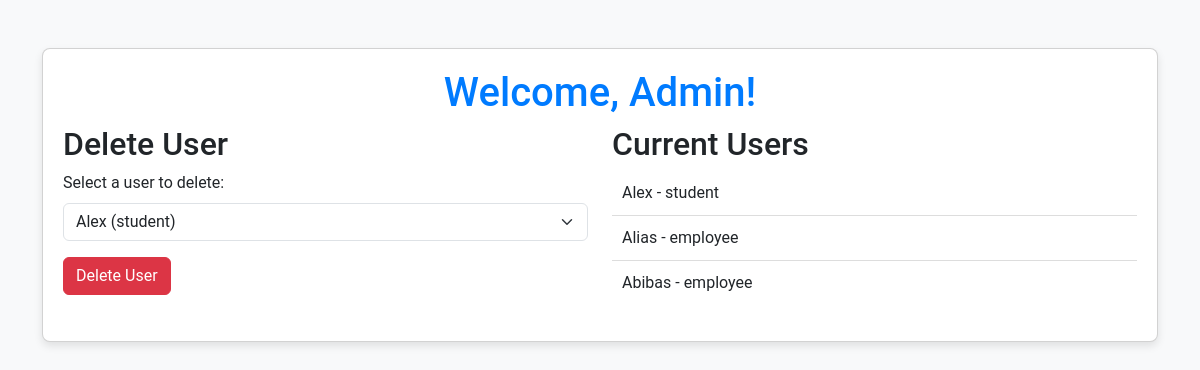
Screenshot of /admin_dashboard (signed in) with the database file from the repository.
### app.py (models this page shows)
class User(db.Model, UserMixin):
    id = db.Column(db.Integer, primary_key=True)
    username = db.Column(db.String(20), nullable=False, unique=True)
    password = db.Column(db.String(80), nullable=False)
    role = db.Column(db.String(20), nullable=False)
    student = db.relationship('Student', back_populates='user', uselist=False)
    employee = db.relationship('Employee', back_populates='user', uselist=False)

### app.py (the view, shortened to what this page needs)
@app.route('/admin_dashboard', methods=['GET', 'POST'])
@login_required
def admin_dashboard():
    if current_user.role != 'admin':
        flash("You must be an admin!")
        return redirect(url_for('home'))
    users_to_delete = User.query.filter(User.role != 'admin').all()
    return render_template('admin_dashboard.html', users=users_to_delete)

### app.py (called while the page is built)
@login_manager.user_loader
def load_user(user_id):
    return User.query.get(int(user_id))

### templates/admin_dashboard.html (shortened to what this page needs)
<!DOCTYPE html>
<html lang="en">
<head>
    <link href="https://cdn.jsdelivr.net/npm/bootstrap@5.3.0-alpha1/dist/css/bootstrap.min.css" rel="stylesheet">
</head>
<body>
    <div class="container mt-5">
        <div class="card">
            <h1 class="text-center">Welcome, Admin!</h1>
            <div class="row">
                <div class="col-md-6">
                    <h2>Delete User</h2>
                    <form method="POST">
                        <div class="mb-3">
                            <label for="user_id_to_delete" class="form-label">Select a user to delete:</label>
                            <select name="user_id_to_delete" id="user_id_to_delete" class="form-select">
                                {% for user in users %}
                                    <option value="{{ user.id }}">{{ user.username }} ({{ user.role }})</option>
                                {% endfor %}
                            </select>
                        </div>
                        <button type="submit" class="btn btn-danger">Delete User</button>
                    </form>
                </div>
                <div class="col-md-6">
                    <h2>Current Users</h2>
                    <ul class="user-list">
                        {% for user in users %}
                            <li>{{ user.username }} - {{ user.role }}</li>
                        {% endfor %}
                    </ul>
                </div>
            </div>
        </div>
    </div>
</body>
</html>

### templates/admin_dashboard.html (style rules this page uses)
body { font-family: 'Roboto', sans-serif; background-color: #f8f9fa; }
h1 { color: #007bff; }
.card { margin-bottom: 20px; padding: 20px; box-shadow: 0 4px 8px rgba(0, 0, 0, 0.1); border-radius: 8px; background-color: white; }
.btn-danger { background-color: #dc3545; border-color: #dc3545; }
.user-list { list-style-type: none; padding-left: 0; }
.user-list li { padding: 10px; border-bottom: 1px solid #ddd; }
.user-list li:last-child { border-bottom: none; }

### rows the page displays
User: username "Alex", role "student"
User: username "Alias", role "employee"
User: username "Abibas", role "employee"

### other values shown
form field user_id_to_delete "Alex (student)"
